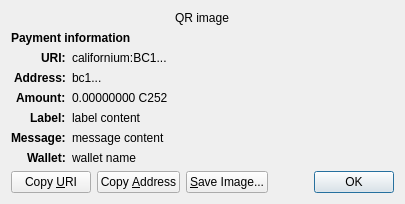
<?xml version="1.0" encoding="UTF-8"?>
<ui version="4.0">
 <class>ReceiveRequestDialog</class>
 <widget class="QDialog" name="ReceiveRequestDialog">
  <property name="geometry">
   <rect>
    <x>0</x>
    <y>0</y>
    <width>413</width>
    <height>229</height>
   </rect>
  </property>
  <property name="windowTitle">
   <string>Request payment to ...</string>
  </property>
  <layout class="QGridLayout" name="gridLayout" columnstretch="0,1">
   <property name="sizeConstraint">
    <enum>QLayout::SetFixedSize</enum>
   </property>
   <item row="0" column="0" colspan="2" alignment="Qt::AlignHCenter">
    <widget class="QRImageWidget" name="qr_code">
     <property name="text">
      <string notr="true">QR image</string>
     </property>
     <property name="textInteractionFlags">
      <set>Qt::NoTextInteraction</set>
     </property>
    </widget>
   </item>
   <item row="1" column="0" colspan="2">
    <widget class="QLabel" name="payment_header">
     <property name="font">
      <font>
       <weight>75</weight>
       <bold>true</bold>
      </font>
     </property>
     <property name="text">
      <string>Payment information</string>
     </property>
     <property name="textInteractionFlags">
      <set>Qt::NoTextInteraction</set>
     </property>
    </widget>
   </item>
   <item row="2" column="0" alignment="Qt::AlignRight|Qt::AlignTop">
    <widget class="QLabel" name="uri_tag">
     <property name="font">
      <font>
       <weight>75</weight>
       <bold>true</bold>
      </font>
     </property>
     <property name="text">
      <string notr="true">URI:</string>
     </property>
     <property name="textFormat">
      <enum>Qt::PlainText</enum>
     </property>
     <property name="textInteractionFlags">
      <set>Qt::NoTextInteraction</set>
     </property>
    </widget>
   </item>
   <item row="2" column="1" alignment="Qt::AlignTop">
    <widget class="QLabel" name="uri_content">
     <property name="text">
      <string notr="true">californium:BC1...</string>
     </property>
     <property name="textFormat">
      <enum>Qt::RichText</enum>
     </property>
     <property name="wordWrap">
      <bool>true</bool>
     </property>
     <property name="textInteractionFlags">
      <set>Qt::TextSelectableByMouse</set>
     </property>
    </widget>
   </item>
   <item row="3" column="0" alignment="Qt::AlignRight|Qt::AlignTop">
    <widget class="QLabel" name="address_tag">
     <property name="font">
      <font>
       <weight>75</weight>
       <bold>true</bold>
      </font>
     </property>
     <property name="text">
      <string>Address:</string>
     </property>
     <property name="textInteractionFlags">
      <set>Qt::NoTextInteraction</set>
     </property>
    </widget>
   </item>
   <item row="3" column="1" alignment="Qt::AlignTop">
    <widget class="QLabel" name="address_content">
     <property name="text">
      <string notr="true">bc1...</string>
     </property>
     <property name="textFormat">
      <enum>Qt::PlainText</enum>
     </property>
     <property name="textInteractionFlags">
      <set>Qt::TextSelectableByMouse</set>
     </property>
    </widget>
   </item>
   <item row="4" column="0" alignment="Qt::AlignRight|Qt::AlignTop">
    <widget class="QLabel" name="amount_tag">
     <property name="font">
      <font>
       <weight>75</weight>
       <bold>true</bold>
      </font>
     </property>
     <property name="text">
      <string>Amount:</string>
     </property>
     <property name="textInteractionFlags">
      <set>Qt::NoTextInteraction</set>
     </property>
    </widget>
   </item>
   <item row="4" column="1" alignment="Qt::AlignTop">
    <widget class="QLabel" name="amount_content">
     <property name="text">
      <string notr="true">0.00000000 C252</string>
     </property>
     <property name="textFormat">
      <enum>Qt::PlainText</enum>
     </property>
     <property name="textInteractionFlags">
      <set>Qt::TextSelectableByMouse</set>
     </property>
    </widget>
   </item>
   <item row="5" column="0" alignment="Qt::AlignRight|Qt::AlignTop">
    <widget class="QLabel" name="label_tag">
     <property name="font">
      <font>
       <weight>75</weight>
       <bold>true</bold>
      </font>
     </property>
     <property name="text">
      <string>Label:</string>
     </property>
     <property name="textInteractionFlags">
      <set>Qt::NoTextInteraction</set>
     </property>
    </widget>
   </item>
   <item row="5" column="1" alignment="Qt::AlignTop">
    <widget class="QLabel" name="label_content">
     <property name="text">
      <string notr="true">label content</string>
     </property>
     <property name="textFormat">
      <enum>Qt::PlainText</enum>
     </property>
     <property name="wordWrap">
      <bool>true</bool>
     </property>
     <property name="textInteractionFlags">
      <set>Qt::TextSelectableByMouse</set>
     </property>
    </widget>
   </item>
   <item row="6" column="0" alignment="Qt::AlignRight|Qt::AlignTop">
    <widget class="QLabel" name="message_tag">
     <property name="font">
      <font>
       <weight>75</weight>
       <bold>true</bold>
      </font>
     </property>
     <property name="text">
      <string>Message:</string>
     </property>
     <property name="textInteractionFlags">
      <set>Qt::NoTextInteraction</set>
     </property>
    </widget>
   </item>
   <item row="6" column="1" alignment="Qt::AlignTop">
    <widget class="QLabel" name="message_content">
     <property name="text">
      <string notr="true">message content</string>
     </property>
     <property name="textFormat">
      <enum>Qt::PlainText</enum>
     </property>
     <property name="wordWrap">
      <bool>true</bool>
     </property>
     <property name="textInteractionFlags">
      <set>Qt::TextSelectableByMouse</set>
     </property>
    </widget>
   </item>
   <item row="7" column="0" alignment="Qt::AlignRight|Qt::AlignTop">
    <widget class="QLabel" name="wallet_tag">
     <property name="font">
      <font>
       <weight>75</weight>
       <bold>true</bold>
      </font>
     </property>
     <property name="text">
      <string>Wallet:</string>
     </property>
     <property name="textInteractionFlags">
      <set>Qt::NoTextInteraction</set>
     </property>
    </widget>
   </item>
   <item row="7" column="1" alignment="Qt::AlignTop">
    <widget class="QLabel" name="wallet_content">
     <property name="text">
      <string notr="true">wallet name</string>
     </property>
     <property name="textFormat">
      <enum>Qt::PlainText</enum>
     </property>
     <property name="wordWrap">
      <bool>true</bool>
     </property>
     <property name="textInteractionFlags">
      <set>Qt::TextSelectableByMouse</set>
     </property>
    </widget>
   </item>
   <item row="8" column="0" colspan="2">
    <layout class="QHBoxLayout" name="horizontalLayout">
     <item>
      <widget class="QPushButton" name="btnCopyURI">
       <property name="text">
        <string>Copy &amp;URI</string>
       </property>
       <property name="autoDefault">
        <bool>false</bool>
       </property>
      </widget>
     </item>
     <item>
      <widget class="QPushButton" name="btnCopyAddress">
       <property name="text">
        <string>Copy &amp;Address</string>
       </property>
       <property name="autoDefault">
        <bool>false</bool>
       </property>
      </widget>
     </item>
     <item>
      <widget class="QPushButton" name="btnSaveAs">
       <property name="text">
        <string>&amp;Save Image...</string>
       </property>
       <property name="autoDefault">
        <bool>false</bool>
       </property>
      </widget>
     </item>
     <item>
      <spacer name="horizontalSpacer_2">
       <property name="orientation">
        <enum>Qt::Horizontal</enum>
       </property>
       <property name="sizeHint" stdset="0">
        <size>
         <width>40</width>
         <height>20</height>
        </size>
       </property>
      </spacer>
     </item>
     <item>
      <widget class="QDialogButtonBox" name="buttonBox">
       <property name="focusPolicy">
        <enum>Qt::StrongFocus</enum>
       </property>
       <property name="standardButtons">
        <set>QDialogButtonBox::Ok</set>
       </property>
      </widget>
     </item>
    </layout>
   </item>
  </layout>
 </widget>
 <customwidgets>
  <customwidget>
   <class>QRImageWidget</class>
   <extends>QLabel</extends>
   <header>qt/qrimagewidget.h</header>
  </customwidget>
 </customwidgets>
 <tabstops>
  <tabstop>buttonBox</tabstop>
  <tabstop>btnCopyURI</tabstop>
  <tabstop>btnCopyAddress</tabstop>
  <tabstop>btnSaveAs</tabstop>
 </tabstops>
 <resources/>
 <connections>
  <connection>
   <sender>buttonBox</sender>
   <signal>accepted()</signal>
   <receiver>ReceiveRequestDialog</receiver>
   <slot>accept()</slot>
   <hints>
    <hint type="sourcelabel">
     <x>135</x>
     <y>230</y>
    </hint>
    <hint type="destinationlabel">
     <x>135</x>
     <y>126</y>
    </hint>
   </hints>
  </connection>
 </connections>
</ui>
